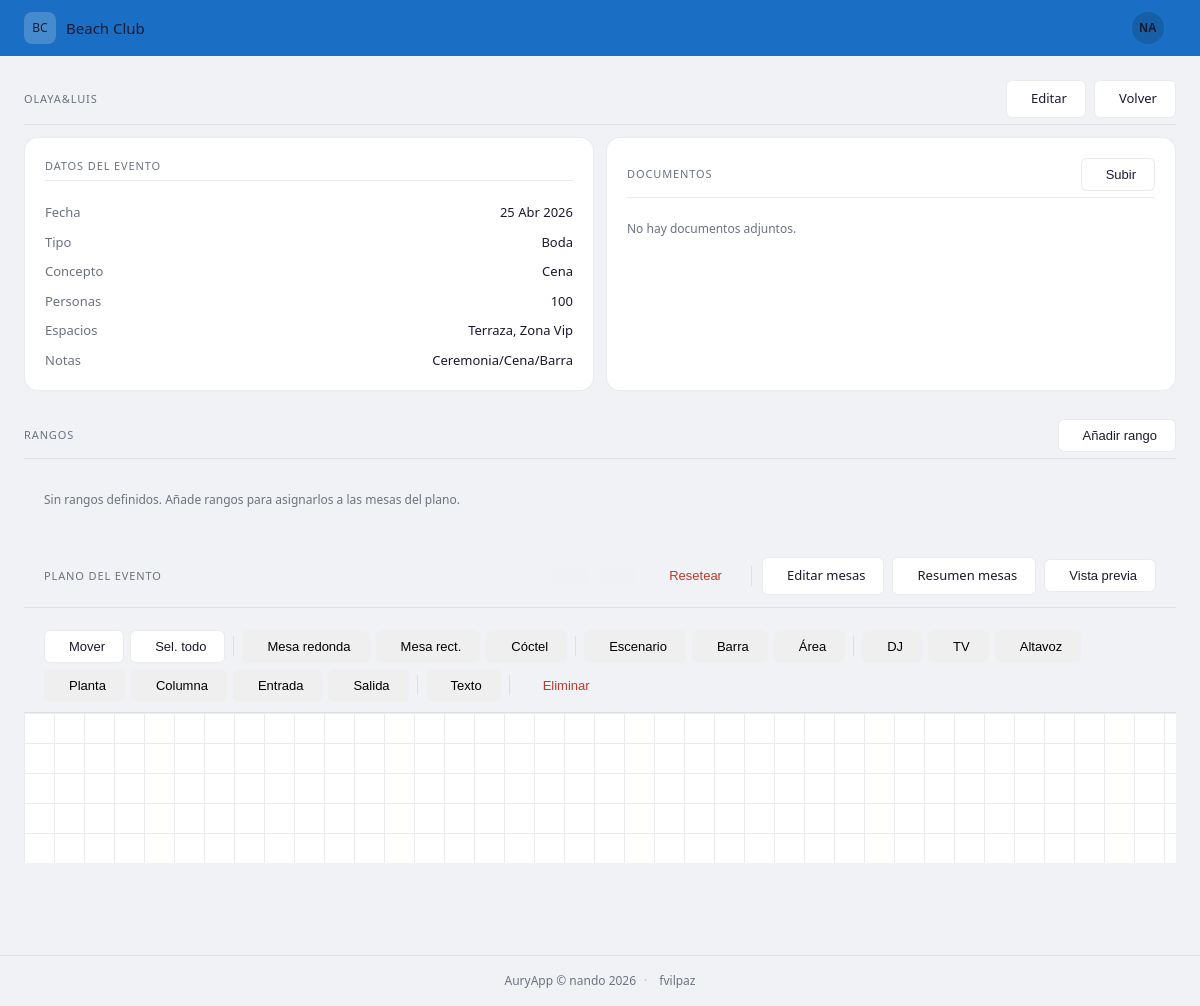
Before: /eventos/4/ (signed in) with the older database file.
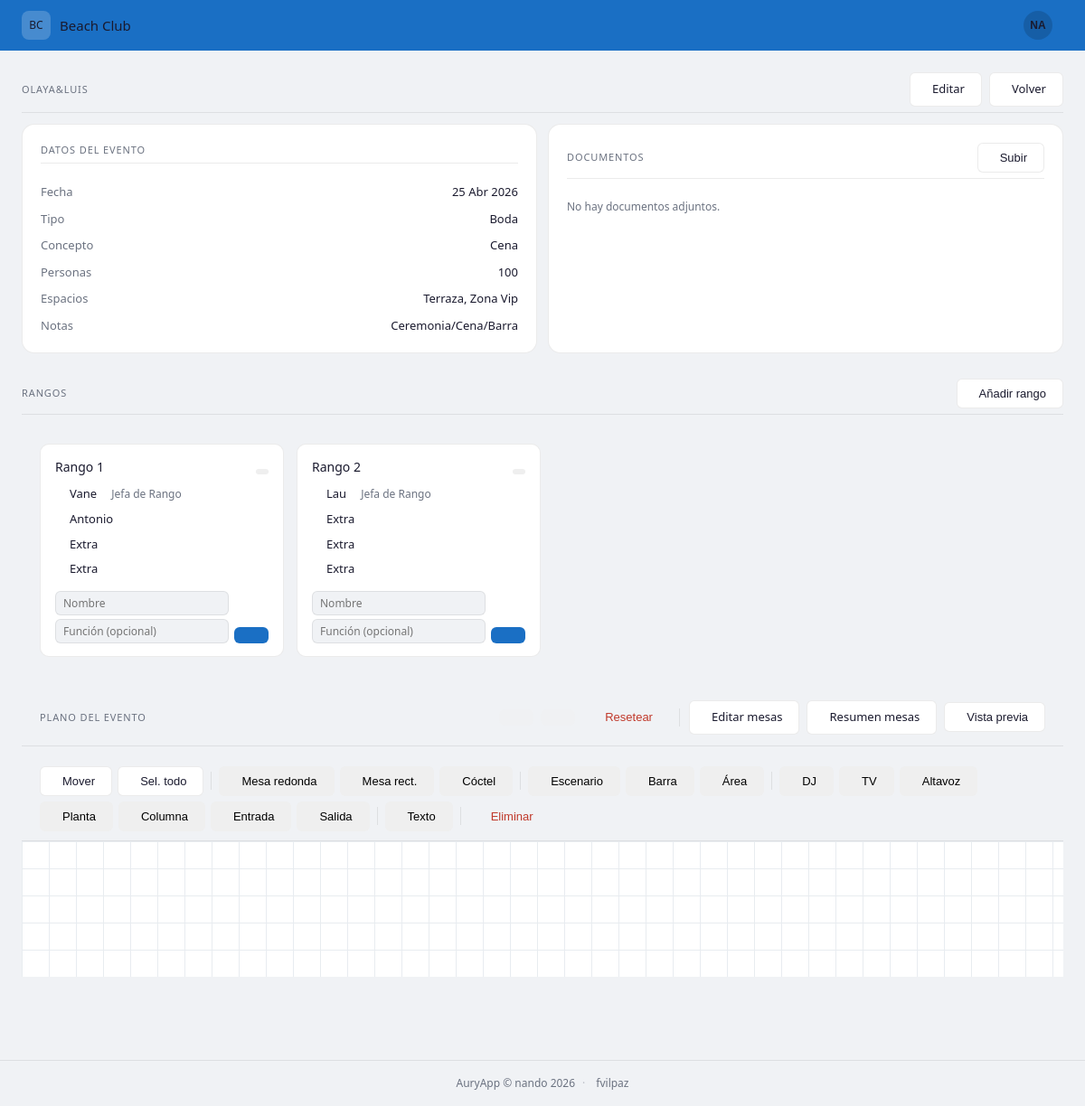
After: the same page with the newer database file.
### core/models.py (models this page shows, shortened)
class Evento(models.Model):
    TIPO_CHOICES = [
        ('boda', 'Boda'),
        ('graduacion', 'Graduación'),
        ('comunion', 'Comunión'),
        ('gala', 'Gala'),
        ('preboda', 'Preboda'),
        ('otro', 'Otro'),
    ]
    CONCEPTO_CHOICES = [
        ('cena', 'Cena'),
        ('comida', 'Comida'),
        ('almuerzo', 'Almuerzo'),
        ('barbacoa', 'Barbacoa'),
        ('cocktail', 'Cocktail'),
        ('barra', 'Barra'),
        ('ceremonia', 'Ceremonia'),
        ('otro', 'Otro'),
    ]
    cliente = models.CharField(max_length=200)
    tipo = models.CharField(max_length=20, choices=TIPO_CHOICES)
    fecha = models.DateField()
    espacios = models.ManyToManyField(Espacio, related_name='eventos')
    concepto = models.CharField(max_length=20, choices=CONCEPTO_CHOICES)
    personas = models.PositiveIntegerField()
    notas = models.TextField(blank=True)
    plano_json = models.TextField(blank=True, default='')
    created_at = models.DateTimeField(auto_now_add=True)
    class Meta:
        verbose_name = 'Evento'
        verbose_name_plural = 'Eventos'
        ordering = ['fecha']

class Espacio(models.Model):
    nombre = models.CharField(max_length=100)
    descripcion = models.TextField(blank=True)
    activo = models.BooleanField(default=True)
    class Meta:
        verbose_name = 'Espacio'
        verbose_name_plural = 'Espacios'
        ordering = ['nombre']

class EventoRango(models.Model):
    evento = models.ForeignKey(Evento, on_delete=models.CASCADE, related_name='rangos')
    nombre = models.CharField(max_length=100)
    orden = models.PositiveSmallIntegerField(default=0)
    class Meta:
        ordering = ['orden', 'id']

class EventoCamarero(models.Model):
    rango = models.ForeignKey(EventoRango, on_delete=models.CASCADE, related_name='camareros')
    nombre = models.CharField(max_length=100)
    funcion = models.CharField(max_length=100, blank=True)
    class Meta:
        ordering = ['id']

### core/views.py (the view)
# urls.py: path('eventos/<int:pk>/', views.detalle_evento, name='detalle_evento'),
def detalle_evento(request, pk):
    evento = get_object_or_404(Evento, pk=pk)
    documentos = evento.documentos.all()
    rangos = evento.rangos.all()
    return render(request, 'core/detalle_evento.html', {
        'evento': evento,
        'documentos': documentos,
        'rangos': rangos,
        'plano_data': _json.loads(evento.plano_json) if evento.plano_json else {},
    })

### core/templates/core/detalle_evento.html (shortened to what this page needs)
{% extends 'core/base.html' %}
{% load static %}
{% block content %}
<div class="bc-section">
  <div class="bc-section-header">
    <span class="bc-section-header-title">{{ evento.cliente }}</span>
    <div class="bc-flex bc-gap-8">
      <a href="{% url 'editar_evento' evento.pk %}" class="bc-btn bc-btn-secondary">
         Editar
      </a>
      <a href="{% url 'lista_eventos' %}" class="bc-btn bc-btn-secondary">
         Volver
      </a>
    </div>
  </div>
  <div class="bc-card-grid bc-grid-2">
    <div class="bc-card">
      <div class="bc-section-header bc-w-full bc-mb-16">
        <span class="bc-section-header-title">Datos del evento</span>
      </div>
      <div class="bc-data-list">
        <div class="bc-data-row">
          <span class="bc-text-muted">Fecha</span>
          <span>{{ evento.fecha|date:"d M Y" }}</span>
        </div>
        <div class="bc-data-row">
          <span class="bc-text-muted">Tipo</span>
          <span>{{ evento.get_tipo_display }}</span>
        </div>
        <div class="bc-data-row">
          <span class="bc-text-muted">Concepto</span>
          <span>{{ evento.get_concepto_display }}</span>
        </div>
        <div class="bc-data-row">
          <span class="bc-text-muted">Personas</span>
          <span>{{ evento.personas }}</span>
        </div>
        <div class="bc-data-row">
          <span class="bc-text-muted">Espacios</span>
          <span>{% for e in evento.espacios.all %}{{ e.nombre }}{% if not forloop.last %}, {% endif %}{% endfor %}</span>
        </div>
        {% if evento.notas %}
        <div class="bc-data-row">
          <span class="bc-text-muted">Notas</span>
          <span>{{ evento.notas }}</span>
        </div>
        {% endif %}
      </div>
    </div>
    <div class="bc-card">
      <div class="bc-section-header bc-w-full bc-mb-16">
        <span class="bc-section-header-title">Documentos</span>
        <button class="bc-btn bc-btn-secondary bc-btn-sm" id="btn-subir-doc">
           Subir
        </button>
      </div>
      {% if documentos %}
      <div class="bc-doc-list">
        {% for doc in documentos %}
        <div class="bc-doc-item">
          <div class="bc-doc-icon">
            {% with ext=doc.extension %}
            {% if ext == '.pdf' %}<i class="ti ti-file-type-pdf"></i>
            {% elif ext == '.xlsx' or ext == '.xls' %}<i class="ti ti-file-type-xls"></i>
            {% elif ext == '.docx' or ext == '.doc' %}<i class="ti ti-file-type-doc"></i>
            {% else %}<i class="ti ti-file"></i>
            {% endif %}
            {% endwith %}
          </div>
          <div class="bc-doc-info">
            <a href="{{ doc.archivo.url }}" target="_blank" class="bc-doc-nombre">{{ doc.nombre }}</a>
            <span class="bc-text-muted bc-text-xs">{{ doc.subido|date:"d M Y" }}</span>
          </div>
          <div class="bc-doc-actions">
            <a href="{{ doc.archivo.url }}" download class="bc-btn bc-btn-sm" title="Descargar">
              <i class="ti ti-download"></i>
            </a>
            <form method="post" action="{% url 'eliminar_documento' doc.pk %}"
                  onsubmit="return confirm('¿Eliminar {{ doc.nombre }}?')">
              {% csrf_token %}
              <button type="submit" class="bc-btn bc-btn-sm bc-btn-danger-ghost" title="Eliminar">
                <i class="ti ti-trash"></i>
              </button>
            </form>
          </div>
        </div>
        {% endfor %}
      </div>
      {% else %}
      <p class="bc-text-muted bc-text-sm">No hay documentos adjuntos.</p>
      {% endif %}
    </div>
  </div>
</div>
<div class="bc-section">
  <div class="bc-section-header">
    <span class="bc-section-header-title">Rangos</span>
    <button class="bc-btn bc-btn-secondary bc-btn-sm" id="btn-nuevo-rango">
       Añadir rango
    </button>
  </div>
  {% if rangos %}
  <div class="bc-section-body">
    <div class="bc-rangos-grid">
      {% for r in rangos %}
      <div class="bc-rango-card">
        <div class="bc-rango-header">
          <span class="bc-font-medium">{{ r.nombre }}</span>
          <form method="post" action="{% url 'eliminar_rango' r.pk %}" class="bc-inline">
            <button type="submit" class="bc-btn bc-btn-xs bc-btn-sm" title="Eliminar rango"
                    onclick="return confirm('¿Eliminar el rango {{ r.nombre }}?')">
            </button>
          </form>
        </div>
        <ul class="bc-camarero-list">
          {% for c in r.camareros.all %}
          <li class="bc-camarero-item" id="cam-item-{{ c.pk }}">
            <div class="bc-camarero-vista" id="cam-vista-{{ c.pk }}">
              <span>{{ c.nombre }}</span>
              {% if c.funcion %}<span class="bc-camarero-funcion">{{ c.funcion }}</span>{% endif %}
            </div>
          </li>
          {% endfor %}
        </ul>
        <form method="post" action="{% url 'nuevo_camarero' r.pk %}" class="bc-camarero-add">
          <div class="bc-flex-col bc-gap-4 bc-flex-1">
            <input type="text" name="nombre" placeholder="Nombre" class="bc-camarero-input" required>
            <input type="text" name="funcion" placeholder="Función (opcional)" class="bc-camarero-input">
          </div>
          <button type="submit" class="bc-btn bc-btn-sm bc-btn-primary bc-self-end">
          </button>
        </form>
      </div>
      {% endfor %}
    </div>
  </div>
  {% else %}
  <div class="bc-section-body">
    <p class="bc-text-muted bc-text-sm">Sin rangos definidos. Añade rangos para asignarlos a las mesas del plano.</p>
  </div>
  {% endif %}
</div>
<div class="bc-section bc-plano-section">
  <div class="bc-section-header">
    <span class="bc-section-header-title">Plano del evento</span>
    <div class="bc-flex bc-gap-8 bc-flex-center">
      <button class="bc-btn bc-btn-sm" id="btn-undo" title="Deshacer (Ctrl+Z)" disabled></button>
      <button class="bc-btn bc-btn-sm" id="btn-redo" title="Rehacer (Ctrl+Y)" disabled></button>
      <button class="bc-btn bc-btn-sm bc-btn-danger-ghost" id="btn-reset" title="Borrar todo">
         Resetear
      </button>
      <a href="{% url 'editar_mesas' evento.pk %}" id="btn-editar-mesas" class="bc-btn bc-btn-secondary bc-btn-sm">
         Editar mesas
      </a>
      <a href="{% url 'resumen_mesas' evento.pk %}" id="btn-resumen-mesas" class="bc-btn bc-btn-secondary bc-btn-sm">
         Resumen mesas
      </a>
      <button class="bc-btn bc-btn-secondary bc-btn-sm" id="btn-preview-plano">
         Vista previa
      </button>
    </div>
  </div>
  <div class="bc-plano-toolbar">
    <button class="bc-btn bc-btn-sm bc-btn-secondary" id="btn-modo-mover" title="Activar modo mover">
       Mover
    </button>
    <button class="bc-btn bc-btn-sm bc-btn-secondary" id="btn-sel-todo" title="Seleccionar todo (Ctrl+A)">
       Sel. todo
    </button>
    <button class="bc-btn bc-btn-sm" data-add="mesa-redonda"> Mesa redonda</button>
    <button class="bc-btn bc-btn-sm" data-add="mesa-rect"> Mesa rect.</button>
    <button class="bc-btn bc-btn-sm" data-add="coctel"> Cóctel</button>
    <button class="bc-btn bc-btn-sm" data-add="escenario"> Escenario</button>
    <button class="bc-btn bc-btn-sm" data-add="barra"> Barra</button>
    <button class="bc-btn bc-btn-sm" data-add="zona"> Área</button>
    <button class="bc-btn bc-btn-sm" data-add="dj"> DJ</button>
    <button class="bc-btn bc-btn-sm" data-add="tv"> TV</button>
    <button class="bc-btn bc-btn-sm" data-add="altavoz"> Altavoz</button>
    <button class="bc-btn bc-btn-sm" data-add="planta"> Planta</button>
    <button class="bc-btn bc-btn-sm" data-add="columna"> Columna</button>
    <button class="bc-btn bc-btn-sm" data-add="entrada"> Entrada</button>
    <button class="bc-btn bc-btn-sm" data-add="salida"> Salida</button>
    <button class="bc-btn bc-btn-sm" data-add="texto"> Texto</button>
    <button class="bc-btn bc-btn-sm bc-btn-danger-ghost" id="btn-eliminar-elemento">
       Eliminar
    </button>
  </div>
  <div class="bc-plano-main">
    <div class="bc-plano-wrap" id="plano-wrap">
      <canvas id="plano-canvas"></canvas>
    </div>
  </div>
</div>
{% endblock %}

### core/templates/core/base.html (shortened to what this page needs)
{% load static %}
<!DOCTYPE html>
<html lang="es">
<head>
  <link rel="stylesheet" href="https://cdn.jsdelivr.net/npm/@tabler/icons-webfont@2.47.0/tabler-icons.min.css">
  <link rel="stylesheet" href="{% static 'css/main.css' %}">
</head>
<body>
  <nav class="bc-navbar">
    <a href="/" class="bc-navbar-brand">
      <div class="bc-navbar-avatar">BC</div>
      Beach Club
    </a>
    <div class="bc-user-menu" id="bc-user-menu">
      <button class="bc-user-menu-btn" id="bc-user-menu-btn" type="button">
        <div class="bc-navbar-user">
          {% if request.user.first_name %}{{ request.user.first_name|slice:":1"|upper }}{{ request.user.last_name|slice:":1"|upper }}{% else %}{{ request.user.username|slice:":2"|upper }}{% endif %}
        </div>
      </button>
    </div>
  </nav>
  <main class="bc-page">
    {% block content %}{% endblock %}
  </main>
  <footer class="bc-footer">
    <span>AuryApp &copy; {{ request.user.username|default:"" }} 2026</span>
    <span class="bc-footer-sep">·</span>
    <a href="https://github.com/fvilpaz" target="_blank" rel="noopener" class="bc-footer-link">
       fvilpaz
    </a>
  </footer>
</body>
</html>

Changed rows visible on the page:
added EventoRango: nombre "Rango 1"
added EventoCamarero: nombre "Vane", funcion "Jefa de Rango", shown under "Rango 1"
added EventoCamarero: nombre "Antonio", shown under "Rango 1"
added EventoCamarero: nombre "Extra", shown under "Rango 1"
added EventoCamarero: nombre "Extra", shown under "Rango 1"
added EventoRango: nombre "Rango 2"
added EventoCamarero: nombre "Lau", funcion "Jefa de Rango", shown under "Rango 2"
added EventoCamarero: nombre "Extra", shown under "Rango 2"
added EventoCamarero: nombre "Extra", shown under "Rango 2"
added EventoCamarero: nombre "Extra", shown under "Rango 2"
Other visible differences:
text no longer shown: "Sin rangos definidos. Añade rangos para asignarlos a las mesas del plano."
